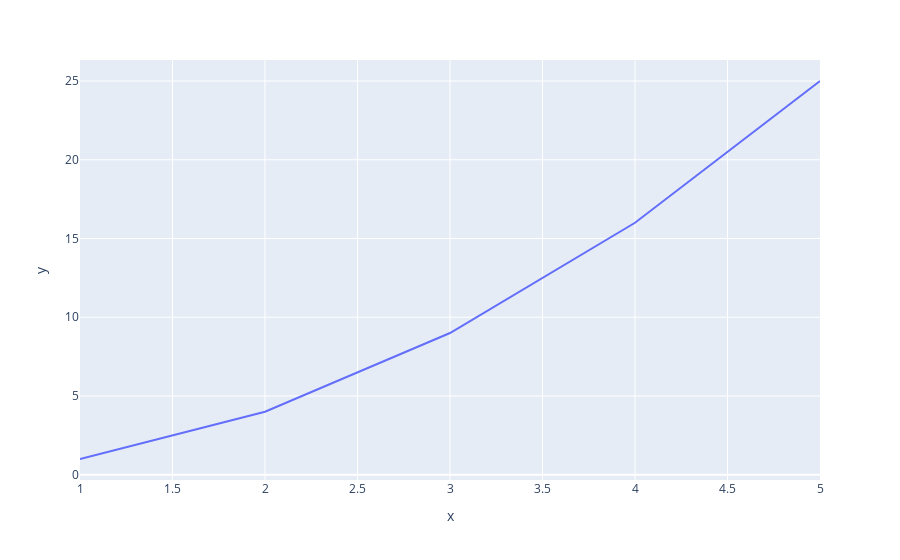

Notebook code for this chart:
### Code cell
import plotly.express as px

x = np.array([1, 2, 3, 4, 5])
y = x ** 2
fig = px.line(x=x, y=y)
fig.show()

### Figure 1 — Plotly figure (JSON) as saved in the notebook; plotly's stock layout.template omitted (floating-point values rounded to 4 significant figures)
{"data": [{"hovertemplate": "x=%{x}<br>y=%{y}<extra></extra>", "legendgroup": "", "line": {"color": "#636efa", "dash": "solid"}, "marker": {"symbol": "circle"}, "mode": "lines", "name": "", "orientation": "v", "showlegend": false, "type": "scatter", "x": [1, 2, 3, 4, 5], "xaxis": "x", "y": [1, 4, 9, 16, 25], "yaxis": "y"}], "layout": {"legend": {"tracegroupgap": 0}, "margin": {"t": 60}, "xaxis": {"anchor": "y", "domain": [0, 1], "title": {"text": "x"}}, "yaxis": {"anchor": "x", "domain": [0, 1], "title": {"text": "y"}}}}
